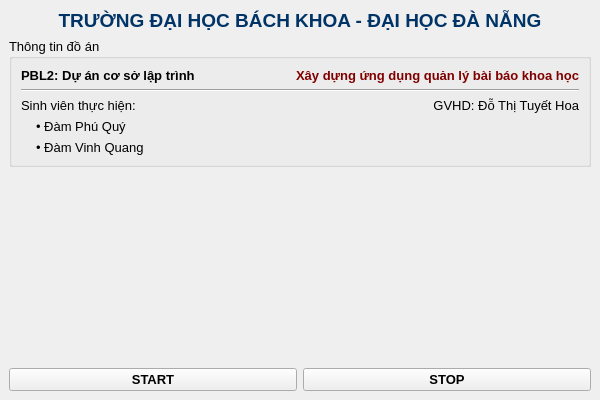
<?xml version="1.0" encoding="UTF-8"?>
<ui version="4.0">
 <class>MainWindow</class>
 <widget class="QMainWindow" name="MainWindow">
  <property name="geometry">
   <rect>
    <x>0</x>
    <y>0</y>
    <width>600</width>
    <height>400</height>
   </rect>
  </property>
  <property name="windowTitle">
   <string>Quản lý bài báo khoa học - PBL2</string>
  </property>
  <widget class="QWidget" name="centralwidget">
   <layout class="QVBoxLayout" name="verticalLayout">
    <item>
     <widget class="QLabel" name="lblHeader">
      <property name="font">
       <font>
        <family>Segoe UI</family>
        <pointsize>14</pointsize>
        <bold>true</bold>
       </font>
      </property>
      <property name="styleSheet">
       <string notr="true">color: #003366;</string>
      </property>
      <property name="text">
       <string>TRƯỜNG ĐẠI HỌC BÁCH KHOA - ĐẠI HỌC ĐÀ NẴNG</string>
      </property>
      <property name="alignment">
       <set>Qt::AlignmentFlag::AlignCenter</set>
      </property>
     </widget>
    </item>
    <item>
     <widget class="QGroupBox" name="groupBoxInfo">
      <property name="font">
       <font>
        <family>Segoe UI</family>
        <pointsize>10</pointsize>
       </font>
      </property>
      <property name="title">
       <string>Thông tin đồ án</string>
      </property>
      <layout class="QGridLayout" name="gridLayout">
       <item row="0" column="1">
        <widget class="QLabel" name="label_ProjectName">
         <property name="font">
          <font>
           <family>Segoe UI</family>
           <pointsize>10</pointsize>
           <bold>true</bold>
          </font>
         </property>
         <property name="styleSheet">
          <string notr="true">color: #800000;</string>
         </property>
         <property name="text">
          <string>Xây dựng ứng dụng quản lý bài báo khoa học</string>
         </property>
         <property name="alignment">
          <set>Qt::AlignmentFlag::AlignRight|Qt::AlignmentFlag::AlignTrailing|Qt::AlignmentFlag::AlignVCenter</set>
         </property>
        </widget>
       </item>
       <item row="3" column="0">
        <widget class="QLabel" name="label_Student1">
         <property name="text">
          <string>• Đàm Phú Quý</string>
         </property>
         <property name="indent">
          <number>15</number>
         </property>
        </widget>
       </item>
       <item row="0" column="0">
        <widget class="QLabel" name="label_PBL">
         <property name="font">
          <font>
           <family>Segoe UI</family>
           <pointsize>10</pointsize>
           <bold>true</bold>
          </font>
         </property>
         <property name="text">
          <string>PBL2: Dự án cơ sở lập trình</string>
         </property>
        </widget>
       </item>
       <item row="2" column="1">
        <widget class="QLabel" name="label_Teacher">
         <property name="text">
          <string>GVHD: Đỗ Thị Tuyết Hoa</string>
         </property>
         <property name="alignment">
          <set>Qt::AlignmentFlag::AlignRight|Qt::AlignmentFlag::AlignTrailing|Qt::AlignmentFlag::AlignVCenter</set>
         </property>
        </widget>
       </item>
       <item row="1" column="0" colspan="2">
        <widget class="Line" name="line">
         <property name="orientation">
          <enum>Qt::Orientation::Horizontal</enum>
         </property>
        </widget>
       </item>
       <item row="4" column="0">
        <widget class="QLabel" name="label_Student2">
         <property name="text">
          <string>• Đàm Vinh Quang</string>
         </property>
         <property name="indent">
          <number>15</number>
         </property>
        </widget>
       </item>
       <item row="2" column="0">
        <widget class="QLabel" name="label_StudentsTitle">
         <property name="text">
          <string>Sinh viên thực hiện:</string>
         </property>
        </widget>
       </item>
      </layout>
     </widget>
    </item>
    <item>
     <spacer name="verticalSpacer">
      <property name="orientation">
       <enum>Qt::Orientation::Vertical</enum>
      </property>
      <property name="sizeHint" stdset="0">
       <size>
        <width>20</width>
        <height>40</height>
       </size>
      </property>
     </spacer>
    </item>
    <item>
     <layout class="QHBoxLayout" name="horizontalLayout_Buttons">
      <item>
       <widget class="QPushButton" name="btnStart">
        <property name="font">
         <font>
          <family>Segoe UI</family>
          <pointsize>10</pointsize>
          <bold>true</bold>
         </font>
        </property>
        <property name="cursor">
         <cursorShape>PointingHandCursor</cursorShape>
        </property>
        <property name="text">
         <string>START</string>
        </property>
       </widget>
      </item>
      <item>
       <widget class="QPushButton" name="btnStop">
        <property name="font">
         <font>
          <family>Segoe UI</family>
          <pointsize>10</pointsize>
          <bold>true</bold>
         </font>
        </property>
        <property name="cursor">
         <cursorShape>PointingHandCursor</cursorShape>
        </property>
        <property name="text">
         <string>STOP</string>
        </property>
       </widget>
      </item>
     </layout>
    </item>
   </layout>
  </widget>
 </widget>
 <resources/>
 <connections/>
</ui>
